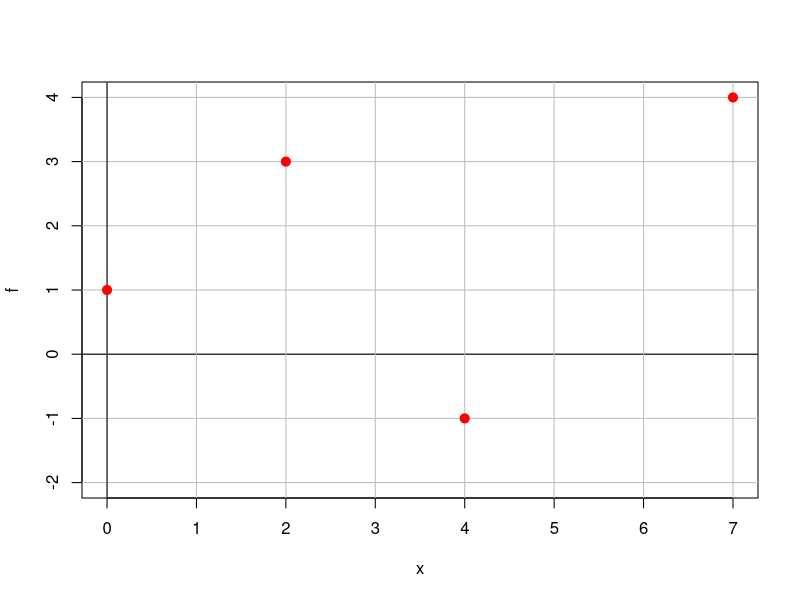
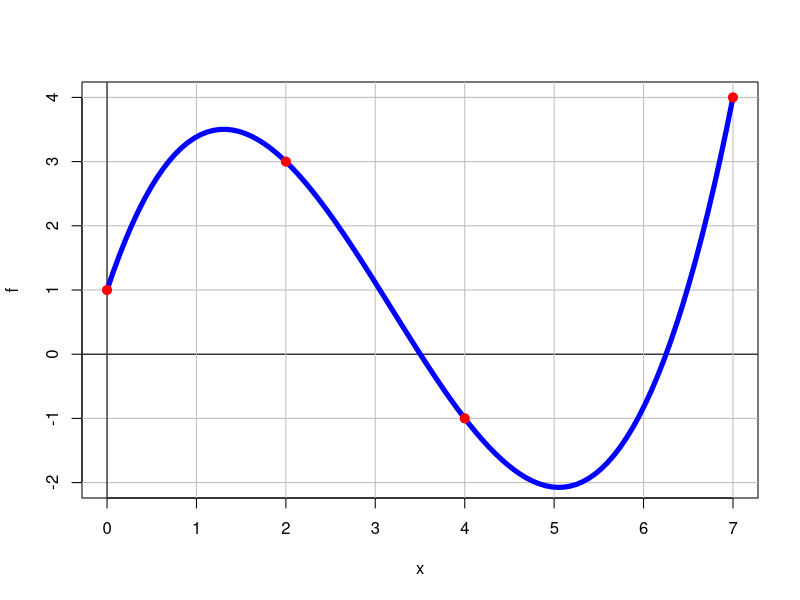
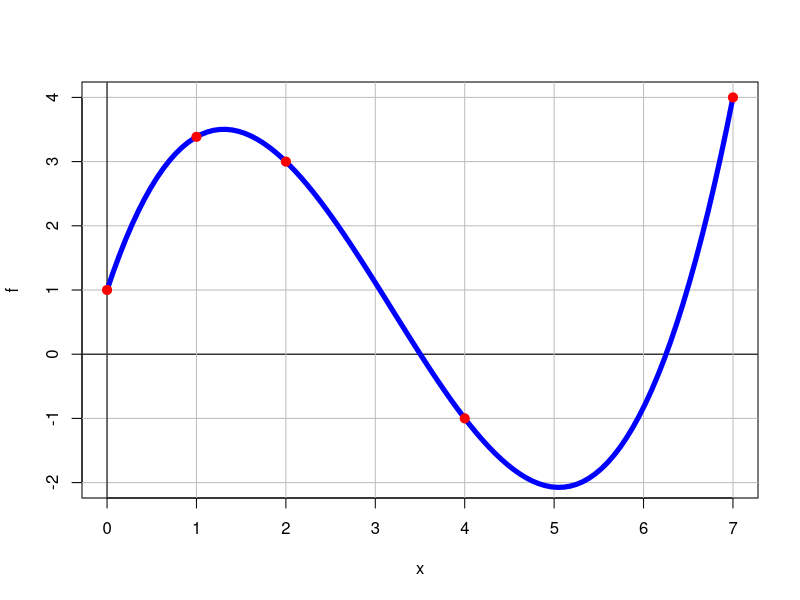

Recreate these plots in R, in order.
#FUNÇÃO######################################################
#Interpolação polinomial IP


x=c(0,2,4,7)
y=c(1,3,-1,4)

plot(1, type="n", xlab="x", ylab="f", xlim=c(0, 7), ylim=c(-2, 4))
abline(h=-2:4,col="gray");abline(h=0,pch=20)
abline(v=0:7,col="gray");abline(v=0,pch=20)
points(0,1,col="red",pch=20,lwd = 5);points(2,3,col="red",pch=20,lwd = 5)
points(4,-1,col="red",pch=20,lwd = 5);points(7,4,col="red",pch=20,lwd = 5)

IP=function(x,y){m=matrix(x,nrow = (length(x)),ncol=(length(x)))
(length(m))

m[,1]=1

for(i in 2:((length(m)/(sqrt(length(m)))))){
  for(j in 1:((length(m)/(sqrt(length(m)))))){
    m[j,i]=m[j,i-1]*x[j]
  }
}
z=solve(m,y)
return(z)
}

IP(x,y)#vai lhe dar a funçao a + bx + cX2 + ... + zxn
f=function(x){1+4.1952381*x-2.0214286*x^2+0.2119048*x^3}



plot(1, type="n", xlab="x", ylab="f", xlim=c(0, 7), ylim=c(-2, 4))
abline(h=-2:4,col="gray");abline(h=0,pch=20)
abline(v=0:7,col="gray");abline(v=0,pch=20)
plot(f,from = 0 ,add=T, to = 7,col="blue", lwd = 5)
points(0,1,col="red",pch=20,lwd = 5);points(2,3,col="red",pch=20,lwd = 5)
points(4,-1,col="red",pch=20,lwd = 5);points(7,4,col="red",pch=20,lwd = 5)




######################################################################################
#Utilizando método de interpolação por polinômio de Lagrange 
#para avaliar a função interpoladora em um x qualquer.


#Interpolação de Lagrange  IL
IL=function(c,x,y){
  #-----------------------------
  n=length(x)
  h=c(2:n)
  vv=matrix(nrow = n,ncol = n-1)
  for (i in 1:n){
    for (j in 1:n-1){
      vv[i,j] = h[j]
    }
    h[i] = i 
  }
  #-----------------------------
  ll=0
  for(j in 1:n){
    l=1
    for(i in vv[j,]){
      l=l*(c-x[i])/(x[j]-x[i])
    }
    ll[j]=l
  }
  #-----------------------------
  a=0
  for(i in 1:n){
    a[i]=y[i]*ll[i]
  }
  return(sum(a)) 
}


IL(1,x,y)
#3.385714


plot(1, type="n", xlab="x", ylab="f", xlim=c(0, 7), ylim=c(-2, 4))
abline(h=-2:4,col="gray");abline(h=0,pch=20)
abline(v=0:7,col="gray");abline(v=0,pch=20)
plot(f,from = 0 ,add=T, to = 7,col="blue", lwd = 5)
points(0,1,col="red",pch=20,lwd = 5);points(2,3,col="red",pch=20,lwd = 5)
points(4,-1,col="red",pch=20,lwd = 5);points(7,4,col="red",pch=20,lwd = 5)
#novo ponto
points(1,3.385714,col="red",pch=20,lwd = 5)
